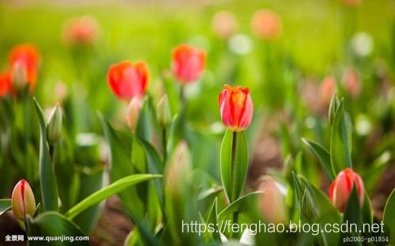
//> input picture ImageAnalysis/ImageAnalysis/flower.jpg, 395 x 246 px, given in place of eye.jpeg, which was not available
$ ./main   (built with g++ and OpenCV 4)
//> lines starting //> are read from the running program, lines starting //| are printed output that depends on the picture; after the words box and inside, x2 and y2 are one past the last pixel; in counts of white or black regions, pixels touching at a corner belong together; pictures that were not available may be replaced by others from this repository, and a replacement may not be noted
//
//  main.cpp
//  GeometryTransform
//
//  Created by Sid Zhang on 2022/9/23.
//

#include <iostream>
#include <opencv2/core.hpp>
#include <opencv2/imgproc.hpp>
#include <opencv2/highgui.hpp>
#include <opencv2/photo.hpp>
using namespace std;

void affine();
void perspective();
void logPolar();
void inPaint();
void exercise1();
void exercise2();

// [42 lines left out: functions main, exercise2, not called in this run]

void exercise1() {
    cv::Mat src = cv::imread("/Users/zsg/Desktop/eye.jpeg", cv::IMREAD_GRAYSCALE);
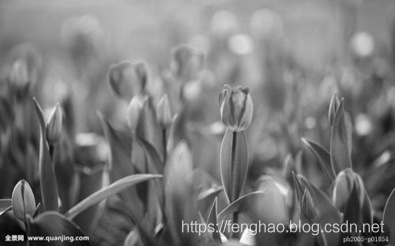
//> src: 246 rows x 395 cols, CV_8UC1; min 0, max 255, mean 122.1
    cv::threshold(src, src, 60, 255, cv::THRESH_BINARY_INV);
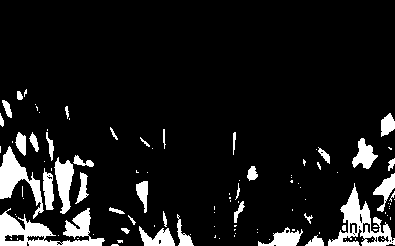
//> src: 246 rows x 395 cols, CV_8UC1; 9.9% white; 110 white regions (72 under 20 px), largest, box (x1, y1, x2, y2) and area: (0, 208, 105, 246) 1873, (328, 183, 395, 246) 1430, (0, 146, 44, 219) 1105
    cv::Mat dst;
    cv::Laplacian(src, dst, CV_8UC1);
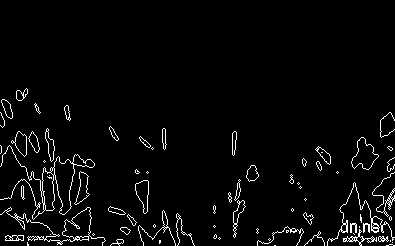
//> dst: 246 rows x 395 cols, CV_8UC1; 3.5% white in thin lines or dots, all inside (x1, y1, x2, y2) = (0, 88, 395, 246)
    dst = 255 - dst;
    cv::imshow("test", dst);
    cv::waitKey(0);

}

// [133 lines left out: functions inPaint, logPolar, affine, perspective, not called in this run]

// added to run one function of the file
int main() { exercise1(); }
